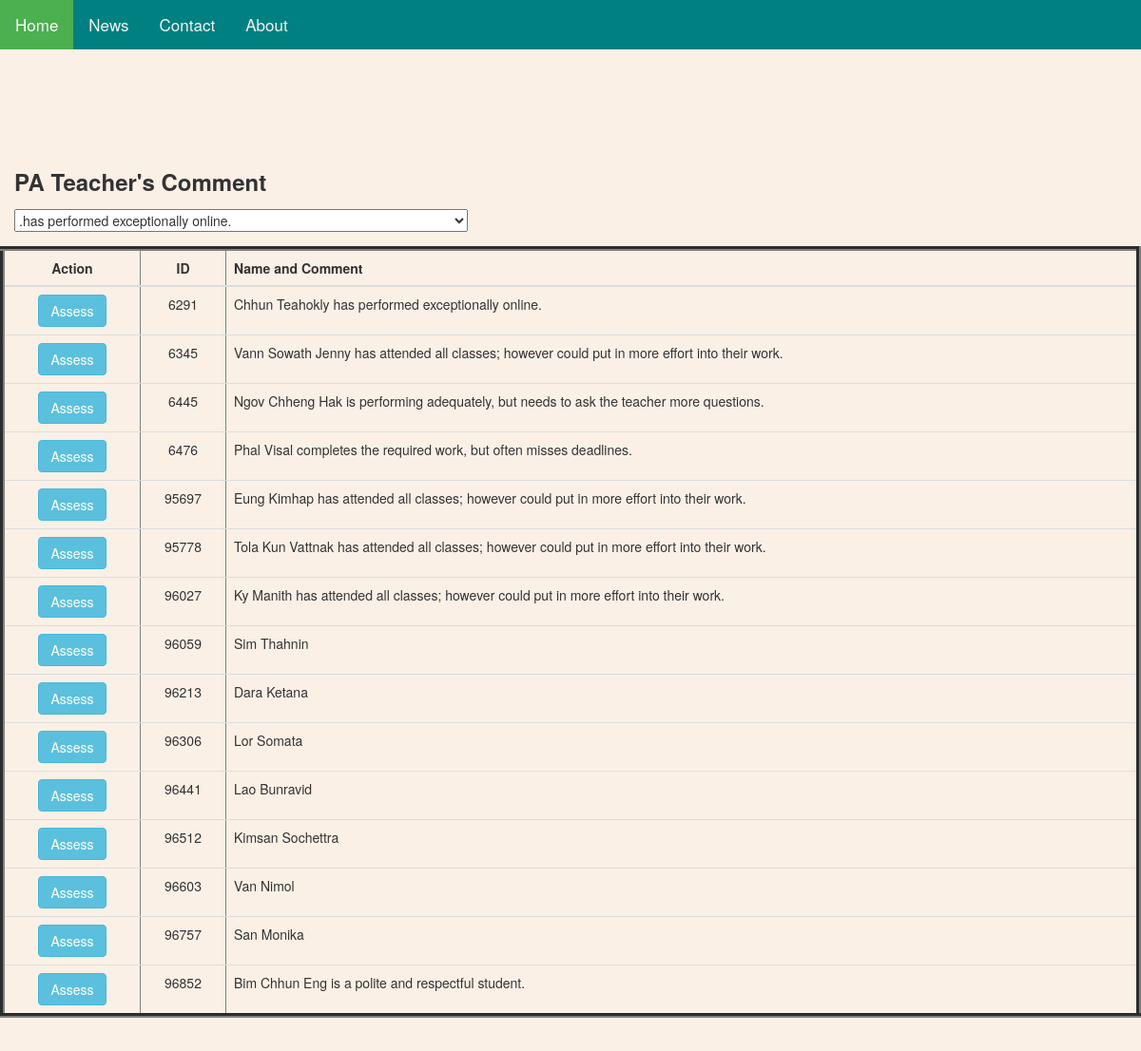
The page / on the database its author committed.
### tables this page shows
CREATE TABLE `data` (
  `id` int(11) NOT NULL,
  `studentid` varchar(20) NOT NULL,
  `name` varchar(200) NOT NULL,
  `classroom` varchar(100) NOT NULL,
  `classtime` varchar(100) NOT NULL,
  `pacomment` varchar(100) NOT NULL,
  `pacommentid` int(11) NOT NULL,
  `ModifiedTime` timestamp NOT NULL DEFAULT current_timestamp() ON UPDATE current_timestamp()
);

### index.php (the view, shortened to what this page needs)
<?php require_once 'process.php'; ?>
<!DOCTYPE html>
<html>
    <head>
  <link rel="stylesheet" href="https://maxcdn.bootstrapcdn.com/bootstrap/3.4.1/css/bootstrap.min.css">
</head>
<body style="background-color:linen;">
<div class="topnav">
  <a class="active" href="#home">Home</a>
  <a href="#news">News</a>
  <a href="#contact">Contact</a>
  <a href="#about">About</a>
</div>
 <?php $resultcomment = $mysqli->query("SELECT EnglishComment FROM comments"); ?>
        <div class="container" align-content-center>
        <?php
            $result = $mysqli->query("SELECT * FROM data WHERE classroom = '101i'AND classtime = 'am'") or die($mysqli->error);
        ?>
    <div class="row justify-content-center">
        <form action="process.php" method="POST">
            <div class="form-group">
                <h1><label><?php echo $name?></label></h1>
            </div>
            <div class="form-group">
                <h3><label><?php echo $classroom ,' ' ,$classtime?></label></h3>
            </div>
            <form action="process.php" method="POST">
            <div class="form-group">
                <h3><label>PA Teacher's Comment</label></h3> <select name = "pacomment">
               <?php
                    while($rows = $resultcomment-> fetch_assoc())
                    {
                        $EnglishComment = $rows['EnglishComment'];
                        echo "<option value='$EnglishComment'>$name.$EnglishComment</option>";
                    }
                    ?></h2>
                </select><br>
        </form>
            <div class="row justify-content-center">
                <table class="table" width = "20%" border = "5" cellpadding = "1";>
                    <thead>
                        <tr>
                            <th><center>Action</center></th>
                            <th><center>ID</center></th>
                            <th>Name and Comment</th>
                        </tr>
                    </thead>
            <?php
                while ($row = $result->fetch_assoc()): ?>
            <tr>
                        <td>
                        <center><a href="index.php?edit=<?php echo $row['id']; ?>"
                            class="btn btn-info">Assess</a></center>
                        </td>
                        <td><center><?php echo $row['studentid']; ?></center></td>
                        <td><?php echo $row['name']." ".$row['pacomment'] ?></td>
                    </tr>
            <?php endwhile; ?>
                </table>
            </div>
        </div>
        </div>
    </body>

### index.php (style rules this page uses)
.topnav { overflow: hidden; background-color: #008080; }
.topnav a { float: left; color: #f2f2f2; text-align: center; padding: 14px 16px; text-decoration: none; font-size: 17px; }
.topnav a.active { background-color: #4CAF50; color: white; }

### rows shown on the page
data: studentid "6291", name "Chhun Teahokly", pacomment "has performed exceptionally online."
data: studentid "6345", name "Vann Sowath Jenny", pacomment "has attended all classes; however could put in more effort into their work."
data: studentid "6445", name "Ngov Chheng Hak", pacomment "is performing adequately, but needs to ask the teacher more questions."
data: studentid "6476", name "Phal Visal", pacomment "completes the required work, but often misses deadlines."
data: studentid "95697", name "Eung Kimhap", pacomment "has attended all classes; however could put in more effort into their work."
data: studentid "95778", name "Tola Kun Vattnak", pacomment "has attended all classes; however could put in more effort into their work."
data: studentid "96027", name "Ky Manith", pacomment "has attended all classes; however could put in more effort into their work."
data: studentid "96059", name "Sim Thahnin"
data: studentid "96213", name "Dara Ketana"
data: studentid "96306", name "Lor Somata"
data: studentid "96441", name "Lao Bunravid"
data: studentid "96512", name "Kimsan Sochettra"
data: studentid "96603", name "Van Nimol"
data: studentid "96757", name "San Monika"
data: studentid "96852", name "Bim Chhun Eng", pacomment "is a polite and respectful student."
